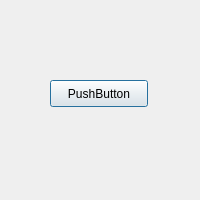
<?xml version="1.0" encoding="UTF-8"?>
<ui version="4.0">
 <class>Floating</class>
 <widget class="QDialog" name="Floating">
  <property name="geometry">
   <rect>
    <x>0</x>
    <y>0</y>
    <width>200</width>
    <height>200</height>
   </rect>
  </property>
  <property name="windowTitle">
   <string>Dialog</string>
  </property>
  <widget class="QPushButton" name="pushButton">
   <property name="geometry">
    <rect>
     <x>50</x>
     <y>80</y>
     <width>98</width>
     <height>27</height>
    </rect>
   </property>
   <property name="text">
    <string>PushButton</string>
   </property>
  </widget>
 </widget>
 <resources/>
 <connections/>
</ui>
